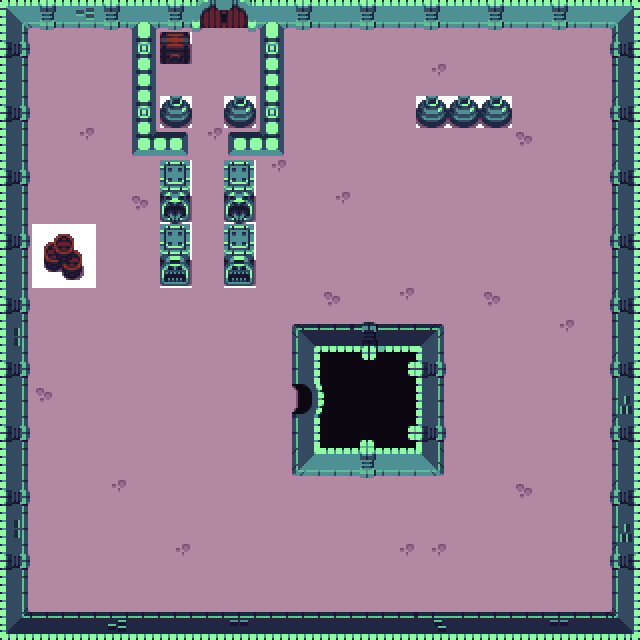

This game map was drawn from its Tiled (.tmx) file and the tilesets committed beside it. A one-line description and the trimmed map source follow:
An orthogonal 20x20 tile map with 32x32 px tiles, 2 tile layers (Tile Layer 1, Tile Layer 2).

<map version="1.0" orientation="orthogonal" renderorder="right-down" width="20" height="20" tilewidth="32" tileheight="32" nextobjectid="1">
 <tileset firstgid="1" name="demo_tiles" tilewidth="32" tileheight="32" tilecount="247" columns="19">
  <image source="../tiles/demo_tiles.png" trans="ffffff" width="608" height="416" />
 </tileset>
 <layer name="Tile Layer 1" width="20" height="20">
  <data>[400 cells, 400 non-empty, 33 distinct tile ids]</data>
 </layer>
 <layer name="Tile Layer 2" width="20" height="20">
  <data>[400 cells, 96 non-empty, 24 distinct tile ids]</data>
 </layer>
</map>